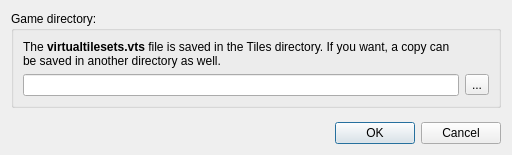
<?xml version="1.0" encoding="UTF-8"?>
<ui version="4.0">
 <class>VirtualTilesetPrefsDialog</class>
 <widget class="QDialog" name="VirtualTilesetPrefsDialog">
  <property name="geometry">
   <rect>
    <x>0</x>
    <y>0</y>
    <width>512</width>
    <height>155</height>
   </rect>
  </property>
  <property name="windowTitle">
   <string>Preferences</string>
  </property>
  <layout class="QGridLayout" name="gridLayout">
   <item row="2" column="0">
    <widget class="QDialogButtonBox" name="buttonBox">
     <property name="orientation">
      <enum>Qt::Horizontal</enum>
     </property>
     <property name="standardButtons">
      <set>QDialogButtonBox::Cancel|QDialogButtonBox::Ok</set>
     </property>
    </widget>
   </item>
   <item row="0" column="0">
    <widget class="QGroupBox" name="groupBox">
     <property name="title">
      <string>Game directory:</string>
     </property>
     <layout class="QGridLayout" name="gridLayout_2">
      <item row="0" column="0">
       <widget class="QLabel" name="label">
        <property name="text">
         <string>The &lt;b&gt;virtualtilesets.vts&lt;/b&gt; file is saved in the Tiles directory.  If you want, a copy can be saved in another directory as well.</string>
        </property>
        <property name="wordWrap">
         <bool>true</bool>
        </property>
       </widget>
      </item>
      <item row="1" column="0">
       <widget class="QLineEdit" name="gameDirEdit"/>
      </item>
      <item row="1" column="1">
       <widget class="QToolButton" name="gameDirBrowse">
        <property name="text">
         <string>...</string>
        </property>
       </widget>
      </item>
     </layout>
    </widget>
   </item>
   <item row="1" column="0">
    <spacer name="verticalSpacer">
     <property name="orientation">
      <enum>Qt::Vertical</enum>
     </property>
     <property name="sizeHint" stdset="0">
      <size>
       <width>20</width>
       <height>40</height>
      </size>
     </property>
    </spacer>
   </item>
  </layout>
 </widget>
 <resources/>
 <connections>
  <connection>
   <sender>buttonBox</sender>
   <signal>accepted()</signal>
   <receiver>VirtualTilesetPrefsDialog</receiver>
   <slot>accept()</slot>
   <hints>
    <hint type="sourcelabel">
     <x>248</x>
     <y>254</y>
    </hint>
    <hint type="destinationlabel">
     <x>157</x>
     <y>274</y>
    </hint>
   </hints>
  </connection>
  <connection>
   <sender>buttonBox</sender>
   <signal>rejected()</signal>
   <receiver>VirtualTilesetPrefsDialog</receiver>
   <slot>reject()</slot>
   <hints>
    <hint type="sourcelabel">
     <x>316</x>
     <y>260</y>
    </hint>
    <hint type="destinationlabel">
     <x>286</x>
     <y>274</y>
    </hint>
   </hints>
  </connection>
 </connections>
</ui>
